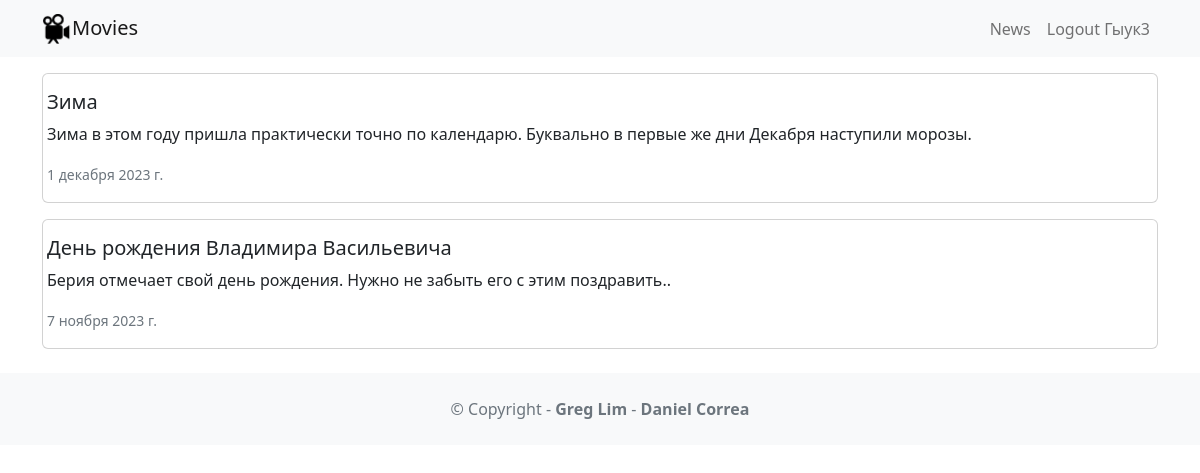
The page /news/ (signed in) on the database its author committed.
### news/models.py (models this page shows, shortened)
class News(models.Model):
    headline = models.CharField(max_length=200)
    body = models.TextField()
    date = models.DateField()

### news/views.py (the view)
# urls.py: path('news/', include('news.urls')),
def news(request):
    newss = News.objects.all().order_by('-date')
    return render(request, 'news.html',
                  {'newss': newss})

### news/templates/news.html
{% extends 'base.html' %}
{% block content %}
    {% for news in newss %}
        <div class="card mb-3">
            <div class="row g-0>">
                <div class="card-body">
                    <h5 class="card-title">{{ news.headline }}</h5>
                    <p class="card-text">{{ news.body }}</p>
                    <p class="card-text"><small class="text-muted">{{ news.date }}</small></p>
                </div>
            </div>
        </div>
    {% endfor %}
{% endblock content %}

### movieproj/templates/base.html (shortened to what this page needs)
<!DOCTYPE html>
<html lang="ru">
<head>
     <link href="https://cdn.jsdelivr.net/npm/bootstrap@5.2.3/dist/css/bootstrap.min.css" rel="stylesheet"
>
    {% load static %}
</head>
<body>
<nav class="navbar navbar-expand-lg navbar-light bg-light mb-3">
     <div class="container">
         <a class="navbar-brand" href="{% url 'home' %}">
             <img src="{% static 'images/movie.png' %}" alt=""
                  width="30" height="30" class="d-inline-block align-text-top" />Movies</a>
         <div class="collapse navbar-collapse" id="navbarNavAltMarkup">
             <div class="navbar-nav ms-auto">
                 <a class="nav-link" href="{% url 'news' %}">News</a>
                 {% if user.is_authenticated %}
                     <a class="nav-link" href="{% url 'logout_account' %}">Logout {{ user.username }}</a>
                 {% else %}
                     <a class="nav-link" href="{% url 'login_account' %}">Login</a>
                     <a class="nav-link" href="{% url 'signup_account' %}">Sign Up</a>
                 {% endif %}
             </div>
         </div>
     </div>
 </nav>
<div class="container">
    {% block content %}
    {% endblock content%}
</div>
<footer class="text-center text-lg-start bg-light text-muted mt-4">
    <div class="text-center p-4">
        © Copyright -
        <a class="text-reset fw-bold text-decoration-none"
           target="_blank"
           href="https://twitter.com/greglim81">Greg Lim
        </a> -
        <a class="text-reset fw-bold text-decoration-none"
           target="_blank"
           href="https://twitter.com/danielgarax">
            Daniel Correa
        </a>
    </div>
</footer>
</body>
</html>

### rows shown on the page
News: headline "Зима", body "Зима в этом году пришла практически точно по календарю. Буквально в первые же дни Декабря наступили морозы.", date "1 декабря 2023 г."
News: headline "День рождения Владимира Васильевича", body "Берия отмечает свой день рождения. Нужно не забыть его с этим поздравить..", date "7 ноября 2023 г."

### other values the page prints
{{ user.username }} "Гыук3"
